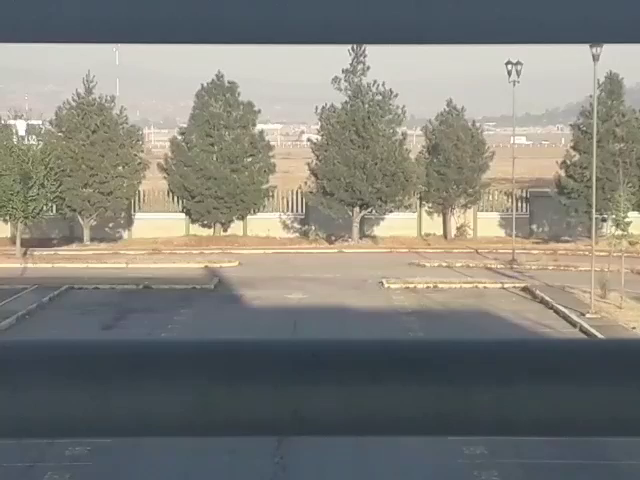
#> input picture frame 61 of imagenes/video3.mp4, 640 x 480 px
$ python Clase7_DetcMov.py
#> lines starting #> are read from the running program, lines starting #| are printed output that depends on the picture
import cv2
import numpy as np

video = cv2.VideoCapture('video3.mp4')
i = 0.0
while True:
    ret, frame = video.read()
#> frame is the input picture: shape (480, 640, 3); mean B, G, R 121.2, 127.8, 128.2
    if ret == False: break
    gray = cv2.cvtColor(frame, cv2.COLOR_BGR2GRAY)
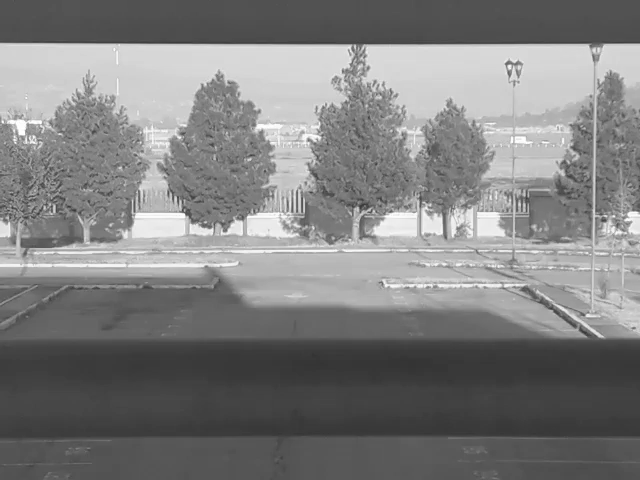
#> gray: shape (480, 640); min 52, max 255, mean 127.2
    if i==20:
        bgGray = gray
    if i > 20:
        dif = cv2.absdiff(gray, bgGray)
        _, th = cv2.threshold(dif, 40, 255, cv2.THRESH_BINARY)
        cnts , _ = cv2.findContours(th, cv2.RETR_EXTERNAL, cv2.CHAIN_APPROX_SIMPLE)
        for c in cnts:
            area = cv2.contourArea(c)
            if area > 9000:
                x,y,w,h = cv2.boundingRect(c)
                cv2.rectangle(frame, (x,y), (x+w, y+h), (0,255,0), 2)
    cv2.imshow('frame', frame)
    i = i+1
    if cv2.waitKey(30) & 0xFF == ord('q'):
#> (key q is pressed here)
        break
video.release()
cv2.destroyAllWindows()
